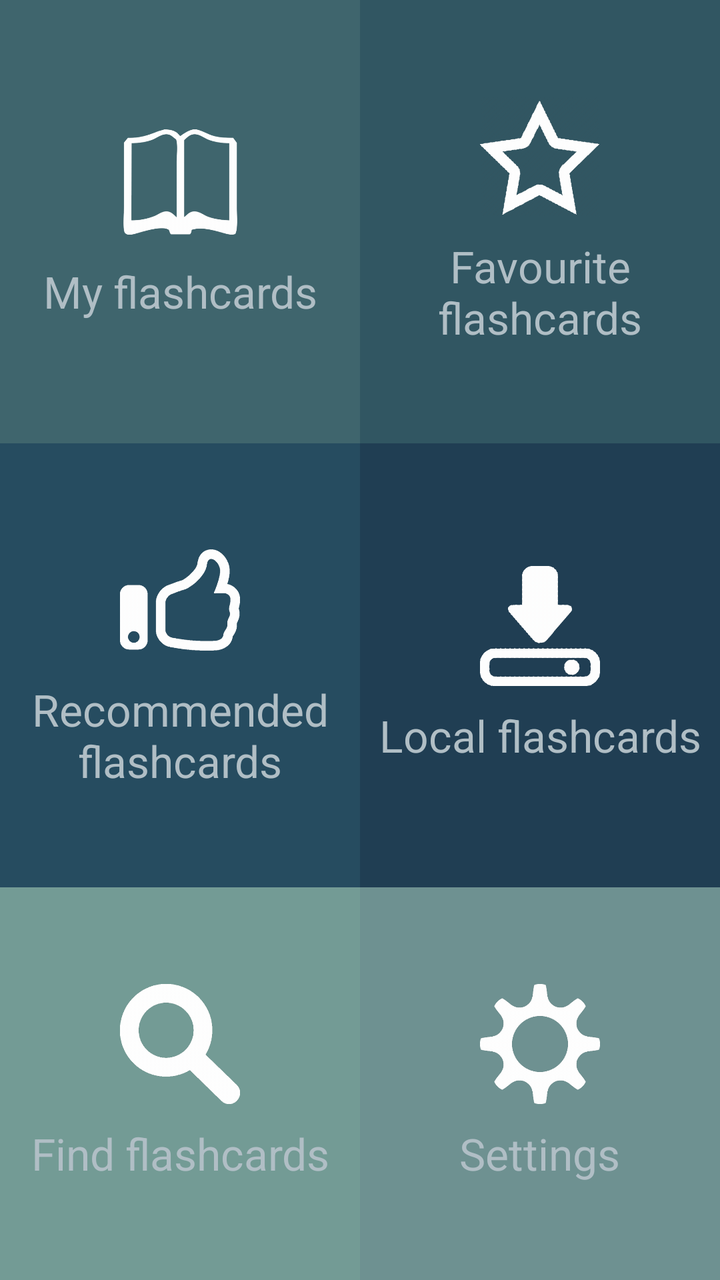
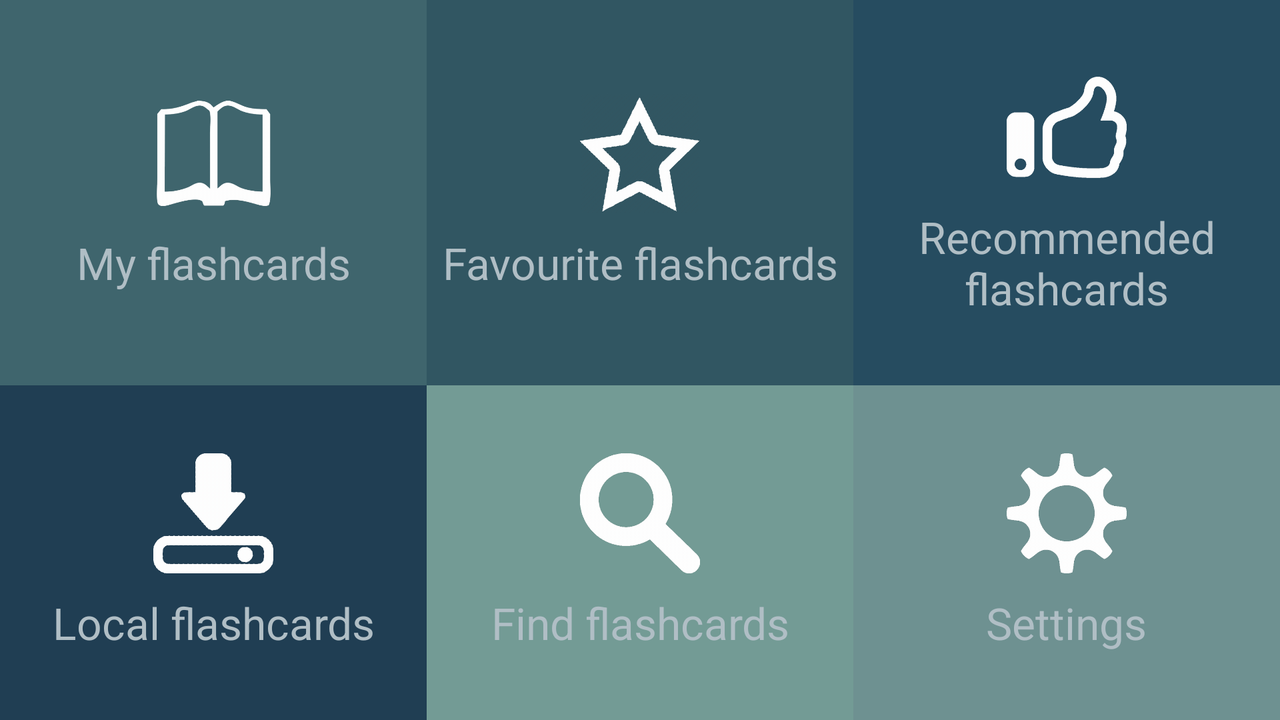

An Android layout and its configuration variant, each rendered on a device that would load it. The default file and the variant file are quoted in full after the pictures.
<!-- AndroidManifest.xml: application theme AppTheme -->
<!-- res/layout/activity_menu.xml -->
<?xml version="1.0" encoding="utf-8"?>
<RelativeLayout xmlns:android="http://schemas.android.com/apk/res/android"
    xmlns:tools="http://schemas.android.com/tools"
    android:layout_width="match_parent"
    android:layout_height="match_parent"
    tools:context=".activities.MenuActivity">

    <ProgressBar
        android:id="@+id/progressBar"
        style="?android:progressBarStyleLarge"
        android:layout_width="wrap_content"
        android:layout_height="wrap_content"
        android:layout_centerHorizontal="true"
        android:layout_centerVertical="true"
        android:visibility="gone" />

    <TableLayout
        android:layout_width="match_parent"
        android:layout_height="match_parent">

        <TableRow android:layout_weight="1">

            <LinearLayout
                android:layout_width="0dp"
                android:layout_height="match_parent"
                android:layout_weight="1"
                android:background="@color/Th1_tile1"
                android:clickable="true"
                android:gravity="center"
                android:onClick="myFlashcards_onClick"
                android:orientation="vertical">

                <ImageView
                    android:id="@+id/imageView"
                    android:layout_width="60dp"
                    android:layout_height="60dp"
                    android:layout_marginBottom="10dp"
                    android:background="@drawable/fiszka_icon" />

                <TextView
                    android:layout_width="wrap_content"
                    android:layout_height="wrap_content"
                    android:gravity="center_horizontal"
                    android:text="@string/myFiszki"
                    android:textAppearance="?android:attr/textAppearanceLarge" />
            </LinearLayout>

            <LinearLayout
                android:layout_width="0dp"
                android:layout_height="match_parent"
                android:layout_weight="1"
                android:background="@color/Th1_tile2"
                android:clickable="true"
                android:gravity="center"
                android:onClick="favouriteFlashcards_onClick"
                android:orientation="vertical">

                <ImageView
                    android:layout_width="60dp"
                    android:layout_height="60dp"
                    android:layout_marginBottom="10dp"
                    android:background="@drawable/favourite_icon" />

                <TextView
                    android:layout_width="wrap_content"
                    android:layout_height="wrap_content"
                    android:gravity="center_horizontal"
                    android:text="@string/myFavFiszki"
                    android:textAppearance="?android:attr/textAppearanceLarge" />
            </LinearLayout>

        </TableRow>

        <TableRow android:layout_weight="1">

            <LinearLayout
                android:layout_width="0dp"
                android:layout_height="match_parent"
                android:layout_weight="1"
                android:background="@color/Th1_tile3"
                android:clickable="true"
                android:gravity="center"
                android:onClick="recommendedFlashcards_onClick"
                android:orientation="vertical">

                <ImageView
                    android:layout_width="60dp"
                    android:layout_height="60dp"
                    android:layout_marginBottom="10dp"
                    android:background="@drawable/recommended_icon" />

                <TextView
                    android:layout_width="wrap_content"
                    android:layout_height="wrap_content"
                    android:gravity="center_horizontal"
                    android:text="@string/recommendedFiszki"
                    android:textAppearance="?android:attr/textAppearanceLarge" />
            </LinearLayout>

            <LinearLayout
                android:layout_width="0dp"
                android:layout_height="match_parent"
                android:layout_weight="1"
                android:background="@color/Th1_tile4"
                android:clickable="true"
                android:gravity="center"
                android:onClick="localFlashcards_onClick"
                android:orientation="vertical">

                <ImageView
                    android:layout_width="60dp"
                    android:layout_height="60dp"
                    android:layout_marginBottom="10dp"
                    android:background="@drawable/saved_icon" />

                <TextView
                    android:layout_width="wrap_content"
                    android:layout_height="wrap_content"
                    android:gravity="center_horizontal"
                    android:text="@string/localFiszki"
                    android:textAppearance="?android:attr/textAppearanceLarge" />
            </LinearLayout>

        </TableRow>


        <TableRow android:layout_weight="1">

            <LinearLayout
                android:layout_width="0dp"
                android:layout_height="match_parent"
                android:layout_weight="1"
                android:background="@color/Th1_tile5"
                android:gravity="center"
                android:onClick="findFlashcards_onClick"
                android:orientation="vertical">

                <ImageView
                    android:layout_width="60dp"
                    android:layout_height="60dp"
                    android:layout_marginBottom="10dp"
                    android:background="@drawable/search_icon" />

                <TextView
                    android:layout_width="wrap_content"
                    android:layout_height="wrap_content"
                    android:gravity="center_horizontal"
                    android:text="@string/searchFiszki"
                    android:textAppearance="?android:attr/textAppearanceLarge" />
            </LinearLayout>

            <LinearLayout
                android:layout_width="0dp"
                android:layout_height="match_parent"
                android:layout_weight="1"
                android:background="@color/Th1_tile6"
                android:clickable="true"
                android:gravity="center"
                android:onClick="settings_onClick"
                android:orientation="vertical">

                <ImageView
                    android:layout_width="60dp"
                    android:layout_height="60dp"
                    android:layout_marginBottom="10dp"
                    android:background="@drawable/settings_icon" />

                <TextView
                    android:layout_width="wrap_content"
                    android:layout_height="wrap_content"
                    android:gravity="center_horizontal"
                    android:text="@string/settings"
                    android:textAppearance="?android:attr/textAppearanceLarge" />
            </LinearLayout>
        </TableRow>
    </TableLayout>

</RelativeLayout>
<!-- resources referenced by this layout -->
<resources>
  <color name="Th1_tile1">#3f656d</color>
  <color name="Th1_tile2">#315662</color>
  <color name="Th1_tile3">#264c60</color>
  <color name="Th1_tile4">#203e53</color>
  <color name="Th1_tile5">#739b95</color>
  <color name="Th1_tile6">#6e9191</color>
  <!-- drawable favourite_icon: png bitmap (drawable-hdpi, 11729 bytes) -->
  <!-- drawable fiszka_icon: png bitmap (drawable-hdpi, 5824 bytes) -->
  <!-- drawable recommended_icon: png bitmap (drawable-hdpi, 6342 bytes) -->
  <!-- drawable saved_icon: png bitmap (drawable-hdpi, 4680 bytes) -->
  <!-- drawable search_icon: png bitmap (drawable-hdpi, 5524 bytes) -->
  <!-- drawable settings_icon: png bitmap (drawable-hdpi, 6622 bytes) -->
  <string name="localFiszki">Local flashcards</string>
  <string name="myFavFiszki">Favourite flashcards</string>
  <string name="myFiszki">My flashcards</string>
  <string name="recommendedFiszki">Recommended flashcards</string>
  <string name="searchFiszki">Find flashcards</string>
  <string name="settings">Settings</string>
  <style name="AppTheme" parent="Theme.AppCompat.Light.DarkActionBar">
          
          <item name="colorPrimary">@color/Th1_primary</item>
          <item name="colorPrimaryDark">@color/Th1_primary_dark</item>
          <item name="colorAccent">@color/Th1_accent</item>
  
          
          <item name="android:textColorPrimary">@color/Th1_primary_text</item>
          <item name="android:textColorSecondary">@color/Th1_secondary_text</item>
          <item name="android:textColorHint">@color/Th1_secondary_text</item>
  
      </style>
  <color name="Th1_primary">#607D8B</color>
  <color name="Th1_primary_dark">#37474f</color>
  <color name="Th1_accent">#00bfa5</color>
  <color name="Th1_primary_text">#b0bec5</color>
  <color name="Th1_secondary_text">#9e9e9e</color>
</resources>
<!-- res/layout-land/activity_menu.xml (the repository's variant of the layout above) -->
<!-- drawn on the phone turned sideways -->
<?xml version="1.0" encoding="utf-8"?>
<RelativeLayout xmlns:android="http://schemas.android.com/apk/res/android"
    xmlns:tools="http://schemas.android.com/tools"
    android:layout_width="match_parent"
    android:layout_height="match_parent"
    tools:context=".activities.MenuActivity">

    <ProgressBar
        android:id="@+id/progressBar"
        style="?android:progressBarStyleLarge"
        android:layout_width="wrap_content"
        android:layout_height="wrap_content"
        android:layout_centerHorizontal="true"
        android:layout_centerVertical="true"
        android:visibility="gone" />

    <TableLayout
        android:layout_width="match_parent"
        android:layout_height="match_parent">

        <TableRow android:layout_weight="1">

            <LinearLayout
                android:layout_width="0dp"
                android:layout_height="match_parent"
                android:layout_weight="1"
                android:background="@color/Th1_tile1"
                android:clickable="true"
                android:gravity="center"
                android:onClick="myFlashcards_onClick"
                android:orientation="vertical">

                <ImageView
                    android:layout_width="60dp"
                    android:layout_height="60dp"
                    android:layout_marginBottom="10dp"
                    android:background="@drawable/fiszka_icon" />

                <TextView
                    android:layout_width="wrap_content"
                    android:layout_height="wrap_content"
                    android:gravity="center_horizontal"
                    android:text="@string/myFiszki"
                    android:textAppearance="?android:attr/textAppearanceLarge" />
            </LinearLayout>

            <LinearLayout
                android:layout_width="0dp"
                android:layout_height="match_parent"
                android:layout_weight="1"
                android:background="@color/Th1_tile2"
                android:clickable="true"
                android:gravity="center"
                android:onClick="favouriteFlashcards_onClick"
                android:orientation="vertical">

                <ImageView
                    android:layout_width="60dp"
                    android:layout_height="60dp"
                    android:layout_marginBottom="10dp"
                    android:background="@drawable/favourite_icon" />

                <TextView
                    android:layout_width="wrap_content"
                    android:layout_height="wrap_content"
                    android:gravity="center_horizontal"
                    android:text="@string/myFavFiszki"
                    android:textAppearance="?android:attr/textAppearanceLarge" />
            </LinearLayout>

            <LinearLayout
                android:layout_width="0dp"
                android:layout_height="match_parent"
                android:layout_weight="1"
                android:background="@color/Th1_tile3"
                android:clickable="true"
                android:gravity="center"
                android:onClick="recommendedFlashcards_onClick"
                android:orientation="vertical">

                <ImageView
                    android:layout_width="60dp"
                    android:layout_height="60dp"
                    android:layout_marginBottom="10dp"
                    android:background="@drawable/recommended_icon" />

                <TextView
                    android:layout_width="wrap_content"
                    android:layout_height="wrap_content"
                    android:gravity="center_horizontal"
                    android:text="@string/recommendedFiszki"
                    android:textAppearance="?android:attr/textAppearanceLarge" />
            </LinearLayout>

        </TableRow>

        <TableRow android:layout_weight="1">

            <LinearLayout
                android:layout_width="0dp"
                android:layout_height="match_parent"
                android:layout_weight="1"
                android:background="@color/Th1_tile4"
                android:clickable="true"
                android:gravity="center"
                android:onClick="localFlashcards_onClick"
                android:orientation="vertical">

                <ImageView
                    android:layout_width="60dp"
                    android:layout_height="60dp"
                    android:layout_marginBottom="10dp"
                    android:background="@drawable/saved_icon" />

                <TextView
                    android:layout_width="wrap_content"
                    android:layout_height="wrap_content"
                    android:gravity="center_horizontal"
                    android:text="@string/localFiszki"
                    android:textAppearance="?android:attr/textAppearanceLarge" />
            </LinearLayout>

            <LinearLayout
                android:layout_width="0dp"
                android:layout_height="match_parent"
                android:layout_weight="1"
                android:background="@color/Th1_tile5"
                android:clickable="true"
                android:gravity="center"
                android:onClick="findFlashcards_onClick"
                android:orientation="vertical">

                <ImageView
                    android:layout_width="60dp"
                    android:layout_height="60dp"
                    android:layout_marginBottom="10dp"
                    android:background="@drawable/search_icon" />

                <TextView
                    android:layout_width="wrap_content"
                    android:layout_height="wrap_content"
                    android:gravity="center_horizontal"
                    android:text="@string/searchFiszki"
                    android:textAppearance="?android:attr/textAppearanceLarge" />
            </LinearLayout>

            <LinearLayout
                android:layout_width="0dp"
                android:layout_height="match_parent"
                android:layout_weight="1"
                android:background="@color/Th1_tile6"
                android:clickable="true"
                android:gravity="center"
                android:onClick="settings_onClick"
                android:orientation="vertical">

                <ImageView
                    android:layout_width="60dp"
                    android:layout_height="60dp"
                    android:layout_marginBottom="10dp"
                    android:background="@drawable/settings_icon" />

                <TextView
                    android:layout_width="wrap_content"
                    android:layout_height="wrap_content"
                    android:gravity="center_horizontal"
                    android:text="@string/settings"
                    android:textAppearance="?android:attr/textAppearanceLarge" />
            </LinearLayout>

        </TableRow>
    </TableLayout>
</RelativeLayout>
